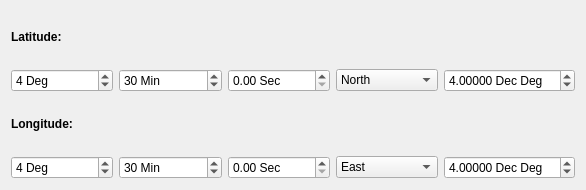
<?xml version="1.0" encoding="UTF-8"?>
<ui version="4.0">
 <class>LatlngcalcDialogBase</class>
 <widget class="QDialog" name="LatlngcalcDialogBase">
  <property name="geometry">
   <rect>
    <x>0</x>
    <y>0</y>
    <width>586</width>
    <height>190</height>
   </rect>
  </property>
  <property name="windowTitle">
   <string>Latitude / Longitude Calculator</string>
  </property>
  <layout class="QGridLayout" name="gridLayout">
   <item row="0" column="0" colspan="2">
    <widget class="QLabel" name="lblLat">
     <property name="font">
      <font>
       <weight>75</weight>
       <bold>true</bold>
      </font>
     </property>
     <property name="text">
      <string>Latitude:</string>
     </property>
    </widget>
   </item>
   <item row="1" column="0">
    <widget class="QSpinBox" name="spbLatD">
     <property name="suffix">
      <string> Deg</string>
     </property>
     <property name="maximum">
      <number>90</number>
     </property>
     <property name="value">
      <number>4</number>
     </property>
    </widget>
   </item>
   <item row="1" column="1">
    <widget class="QSpinBox" name="spbLatM">
     <property name="suffix">
      <string> Min</string>
     </property>
     <property name="maximum">
      <number>59</number>
     </property>
     <property name="value">
      <number>30</number>
     </property>
    </widget>
   </item>
   <item row="1" column="2">
    <widget class="QDoubleSpinBox" name="spbLatS">
     <property name="suffix">
      <string> Sec</string>
     </property>
     <property name="maximum">
      <double>59.990000000000002</double>
     </property>
    </widget>
   </item>
   <item row="1" column="3">
    <widget class="QComboBox" name="comboNS">
     <item>
      <property name="text">
       <string>North</string>
      </property>
     </item>
     <item>
      <property name="text">
       <string>South</string>
      </property>
     </item>
    </widget>
   </item>
   <item row="2" column="0" colspan="2">
    <widget class="QLabel" name="lblLong">
     <property name="font">
      <font>
       <weight>75</weight>
       <bold>true</bold>
      </font>
     </property>
     <property name="text">
      <string>Longitude:</string>
     </property>
    </widget>
   </item>
   <item row="3" column="0">
    <widget class="QSpinBox" name="spbLongD">
     <property name="suffix">
      <string> Deg</string>
     </property>
     <property name="maximum">
      <number>90</number>
     </property>
     <property name="value">
      <number>4</number>
     </property>
    </widget>
   </item>
   <item row="3" column="1">
    <widget class="QSpinBox" name="spbLongM">
     <property name="suffix">
      <string> Min</string>
     </property>
     <property name="maximum">
      <number>59</number>
     </property>
     <property name="value">
      <number>30</number>
     </property>
    </widget>
   </item>
   <item row="3" column="2">
    <widget class="QDoubleSpinBox" name="spbLongS">
     <property name="suffix">
      <string> Sec</string>
     </property>
     <property name="maximum">
      <double>59.990000000000002</double>
     </property>
    </widget>
   </item>
   <item row="3" column="3">
    <widget class="QComboBox" name="comboEW">
     <item>
      <property name="text">
       <string>East</string>
      </property>
     </item>
     <item>
      <property name="text">
       <string>West</string>
      </property>
     </item>
    </widget>
   </item>
   <item row="3" column="4">
    <widget class="QDoubleSpinBox" name="spbLongDecDeg">
     <property name="suffix">
      <string> Dec Deg</string>
     </property>
     <property name="decimals">
      <number>5</number>
     </property>
     <property name="minimum">
      <double>-90.000000000000000</double>
     </property>
     <property name="maximum">
      <double>90.000000000000000</double>
     </property>
     <property name="singleStep">
      <double>0.010000000000000</double>
     </property>
     <property name="value">
      <double>4.000000000000000</double>
     </property>
    </widget>
   </item>
   <item row="1" column="4">
    <widget class="QDoubleSpinBox" name="spbLatDecDeg">
     <property name="suffix">
      <string> Dec Deg</string>
     </property>
     <property name="decimals">
      <number>5</number>
     </property>
     <property name="minimum">
      <double>-90.000000000000000</double>
     </property>
     <property name="singleStep">
      <double>0.010000000000000</double>
     </property>
     <property name="value">
      <double>4.000000000000000</double>
     </property>
    </widget>
   </item>
  </layout>
 </widget>
 <resources/>
 <connections/>
</ui>
